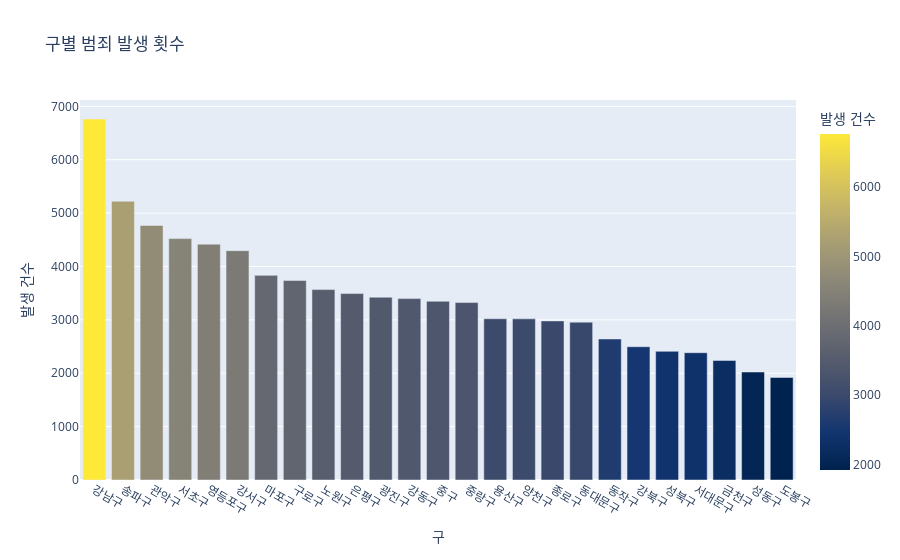

This figure's notebook cell:
### Code cell
# '발생 횟수'를 기준으로 색상을 적용하도록 color 인자를 추가합니다.
fig = px.bar(df_sorted, x="자치구", y="발생 횟수",
             title="구별 범죄 발생 횟수",
             labels={"자치구":"구", "발생 횟수":"발생 건수"},
             color="발생 횟수",
             color_continuous_scale= px.colors.sequential.Viridis) # 오타 수정
fig.show()

### Figure 1 — Plotly figure (JSON) as saved in the notebook; plotly's stock layout.template omitted (floating-point values rounded to 4 significant figures)
{"data": [{"hovertemplate": "구=%{x}<br>발생 건수=%{marker.color}<extra></extra>", "legendgroup": "", "marker": {"color": [6763, 5223, 4769, 4522, 4418, 4296, 3834, 3737, 3567, 3493, 3424, 3398, 3348, 3324, 3021, 3019, 2981, 2957, 2642, 2497, 2411, 2385, 2240, 2023, 1921], "coloraxis": "coloraxis", "pattern": {"shape": ""}}, "name": "", "orientation": "v", "showlegend": false, "textposition": "auto", "type": "bar", "x": ["강남구", "송파구", "관악구", "서초구", "영등포구", "강서구", "마포구", "구로구", "노원구", "은평구", "광진구", "강동구", "중구", "중랑구", "용산구", "양천구", "종로구", "동대문구", "동작구", "강북구", "성북구", "서대문구", "금천구", "성동구", "도봉구"], "xaxis": "x", "y": [6763, 5223, 4769, 4522, 4418, 4296, 3834, 3737, 3567, 3493, 3424, 3398, 3348, 3324, 3021, 3019, 2981, 2957, 2642, 2497, 2411, 2385, 2240, 2023, 1921], "yaxis": "y"}], "layout": {"barmode": "relative", "coloraxis": {"colorbar": {"title": {"text": "발생 건수"}}, "colorscale": [[0, "#00224e"], [0.1111, "#123570"], [0.2222, "#3b496c"], [0.3333, "#575d6d"], [0.4444, "#707173"], [0.5556, "#8a8678"], [0.6667, "#a59c74"], [0.7778, "#c3b369"], [0.8889, "#e1cc55"], [1, "#fee838"]]}, "legend": {"tracegroupgap": 0}, "title": {"text": "구별 범죄 발생 횟수"}, "xaxis": {"anchor": "y", "domain": [0, 1], "title": {"text": "구"}}, "yaxis": {"anchor": "x", "domain": [0, 1], "title": {"text": "발생 건수"}}}}
